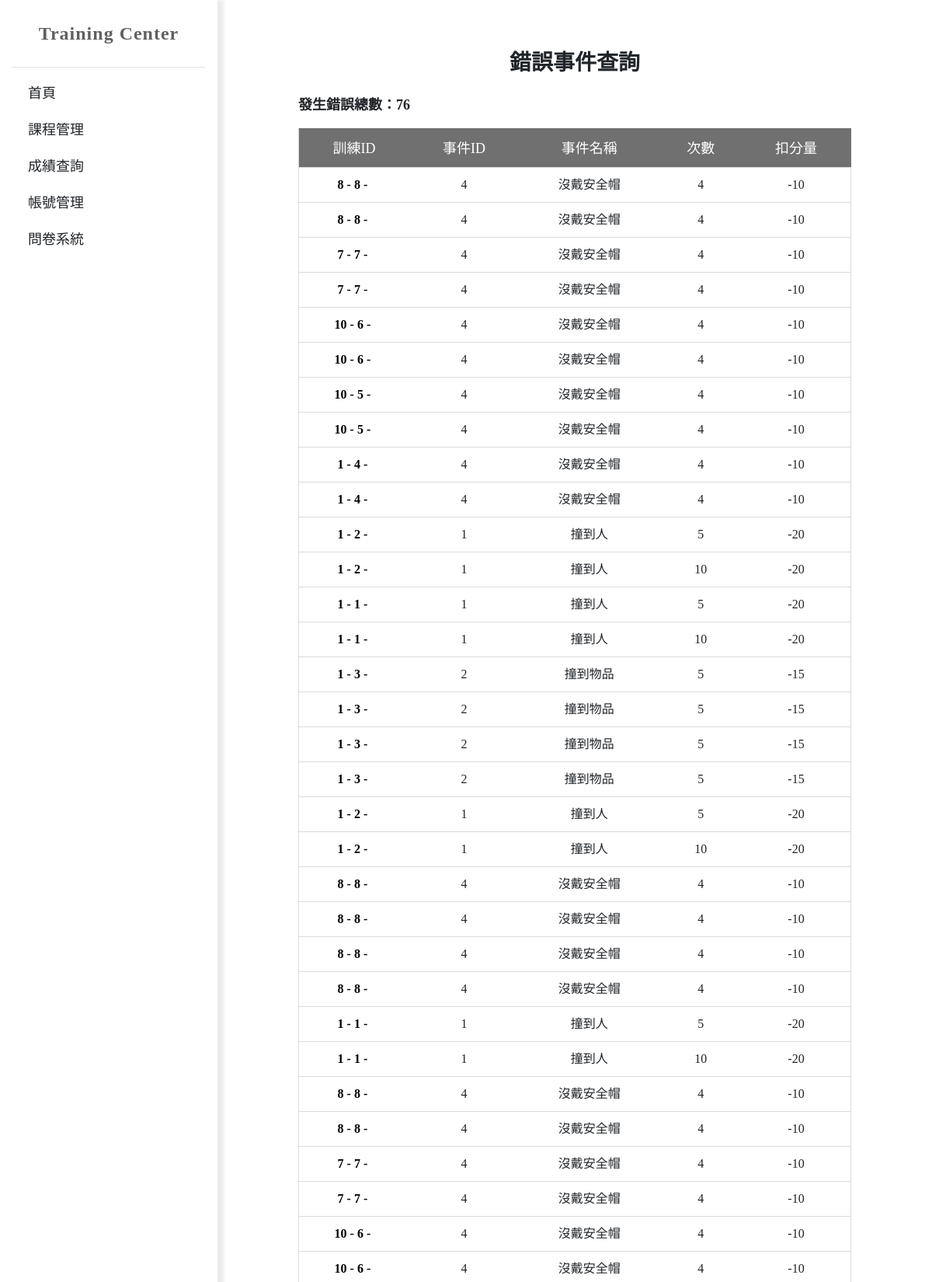
Page /scores/event_result/ (upper part) on the committed database.
### scores/models.py (models this page shows, shortened)
class EventResult(models.Model):
    training_id = models.ForeignKey(TrainingResult, on_delete=models.CASCADE, null=True)
    user_id = models.IntegerField( null=True)
    course_id = models.IntegerField( null=True)
    unit_id = models.IntegerField( null=True)
    start_date = models.DateTimeField( null=True)
    event_id = models.IntegerField( null=True)
    event_name = models.CharField(max_length=64)
    time = models.IntegerField( null=True)
    score = models.IntegerField( null=True)
    comment = models.CharField(max_length=500, null=True)

class TrainingResult(models.Model):
    user_id = models.IntegerField()
    course_id = models.IntegerField()
    course_name = models.CharField(max_length=64)
    unit_id = models.IntegerField()
    unit_name = models.CharField(max_length=64)
    start_date = models.DateTimeField()
    training_time = models.IntegerField()
    events = models.TextField()
    score = models.IntegerField()
    result = models.IntegerField()
    def __str__(self):
        return f"{self.user_id} - {self.pk}"

### scores/views.py (the view)
# urls.py: path('event_result/', views.event_result, name='event_result'),
def event_result(request):
    events =EventResult.objects.all()
    num_events = events.count()
    context ={
        'events':events,
        'num_events':num_events,
    }
    return render(request, 'scores/event_result.html', context)

### templates/scores/event_result.html (shortened to what this page needs)
{% extends "base_generic.html" %}
{% block content %}
</head>
<body>
    <main id="main">
        <nav id="header" class="flex-shrink-0 p-3" style="width: 280px; height: 100%;">
            <div style="display: flex; align-items: center; justify-content: center;">
                <a href="/home/" class="logo">Training Center</a>
            </div>
            <hr style="color: #909090;">
            <ul class="list-unstyled">
                <li>
                    <a class="nav-link scrollto" href="/home/">首頁</a>
                </li>
                <li>
                    <a class="nav-link scrollto" href="../course-list/">課程管理</a>
                </li>
                <li>
                    <a class="nav-link scrollto" href="../score_find/">成績查詢</a>
                </li>
                <li>
                    <a class="nav-link scrollto" href="/admin/auth/user/">帳號管理</a>
                </li>
                <li>
                    <a class="nav-link scrollto" href="/question/question_list/">問卷系統</a>
                </li>
            </ul>
        </nav>
        <section id="home" class="text-center" style="display: flex; justify-content: center; align-items: center; width: 100hv; height: 100hv; margin-left: 280px;">
            <div class="container align-items-center" style="flex-direction: column; max-width: 80%; margin-top: 40px; margin-bottom: 40px;" data-aos="fade-up" data-aos-duration="1000" data-aos-offset="300" data-aos-easing="ease-in-sine" data-aos-delay="400">
                <div id="1" class="tabcontent justify-content-center text-center">
                    <div class="box-info full ng-hide" ng-show="orderItems.length &amp;&amp; !state.loadingItems">
                        <h3 class="mt-4 mb-2 fw-bold">錯誤事件查詢</h3>
                        <div class="row pt-3">
                            <div class="col-md-6">
                                <p class="fw-semibold text-start" style="font-size: 18px;">發生錯誤總數：{{ num_events }}</p>
                            </div>
                        </div>
                        <div class="table-responsive">
                            <table data-sortable="" class="table table-hover">
                                <thead>
                                    <tr>
                                    <th>訓練ID</th>
                                    <th>事件ID</th>
                                    <th>事件名稱</th>
                                    <th>次數</th>
                                    <th>扣分量</th>
                                    </tr>
                                </thead>
                                {% if events %}
                                <tbody>
                                    {% for event in events %}
                                    <tr>
                                        <td><a href="{% url 'scores:admin_score_find' %}?coursenumber={{ course.coursenumber }}">{{ event.training_id }}&nbsp;-&nbsp;{{ course.coursename }}</a></td>
                                        <td>{{ event.event_id }}</td>
                                        <td>{{ event.event_name }}</td>
                                        <td>{{ event.time }}</td>
                                        <td>{{ event.score }}</td>
                                    </tr>
                                    {% endfor %}
                                </tbody>
                                {% else %}
                                <tbody>
                                    <tr>
                                        <td colspan="6">列表尚無任何資料</td>
                                    </tr>
                                </tbody>
                                {% endif %}
                            </table>
                        </div>
                    </div>
                </div>
            </div>
        </section>
                {% load static %}
    </main>
{% endblock %}

### static/assets/css/style.css (style rules this page uses)
body { font-family: "Suranna", serif; font-family: 'Noto Serif TC', serif; }
a { text-decoration: none; }
h1, h2, h3, h4, h5, h6 { font-family: 'Playfair', serif; font-family: 'Noto Serif TC', serif; }
#header { background: rgba(255, 255, 255, 0.95); transition: all 0.5s; box-shadow: 4px 4px 4px 4px #ececec; }
#header .logo { font-size: 24px; margin: 15px; padding: 0; line-height: 1; font-weight: 700; letter-spacing: 1px; color: #606060; }
#header .nav-link { margin: 20px 20px 20px 20px; font-size: 18px; }
#home { background-size: cover; position: relative; }
#home:before { content: ""; background: #ffffff; position: absolute; bottom: 0; top: 0; left: 0; right: 0; }
section { overflow: hidden; display: flex; align-content: center; }

### templates/scores/event_result.html (style rules this page uses)
nav ul li a { text-decoration: none; position: relative; color: #999999; font-weight: 600; }
nav ul li a::after { content: ""; position: absolute; bottom: -5px; left: 0; width: 0; height: 0.125em; background-color: #cd0000; transition: width 0.5s; }
table { border-collapse: collapse; }
.table tr { border: 1px solid #70707040; }
.table tr a { color: #000000; font-weight: 800; }
.table thead th { height: 50px; background-color: #707070; color: #fff; font-size: 18px; font-weight: 400; padding: 10px; }
.table tbody td { text-align: center; vertical-align: middle; height: 45px; font-size: 16px; font-weight: 200; }

### rows in the picture
EventResult: training_id "8 - 8", event_id "4", event_name "沒戴安全帽", time "4", score "-10"
EventResult: training_id "8 - 8", event_id "4", event_name "沒戴安全帽", time "4", score "-10"
EventResult: training_id "7 - 7", event_id "4", event_name "沒戴安全帽", time "4", score "-10"
EventResult: training_id "7 - 7", event_id "4", event_name "沒戴安全帽", time "4", score "-10"
EventResult: training_id "10 - 6", event_id "4", event_name "沒戴安全帽", time "4", score "-10"
EventResult: training_id "10 - 6", event_id "4", event_name "沒戴安全帽", time "4", score "-10"
EventResult: training_id "10 - 5", event_id "4", event_name "沒戴安全帽", time "4", score "-10"
EventResult: training_id "10 - 5", event_id "4", event_name "沒戴安全帽", time "4", score "-10"
EventResult: training_id "1 - 4", event_id "4", event_name "沒戴安全帽", time "4", score "-10"
EventResult: training_id "1 - 4", event_id "4", event_name "沒戴安全帽", time "4", score "-10"
EventResult: training_id "1 - 2", event_id "1", event_name "撞到人", time "5", score "-20"
EventResult: training_id "1 - 2", event_id "1", event_name "撞到人", time "10", score "-20"
EventResult: training_id "1 - 1", event_id "1", event_name "撞到人", time "5", score "-20"
EventResult: training_id "1 - 1", event_id "1", event_name "撞到人", time "10", score "-20"
EventResult: training_id "1 - 3", event_id "2", event_name "撞到物品", time "5", score "-15"
EventResult: training_id "1 - 3", event_id "2", event_name "撞到物品", time "5", score "-15"
EventResult: training_id "1 - 3", event_id "2", event_name "撞到物品", time "5", score "-15"
EventResult: training_id "1 - 3", event_id "2", event_name "撞到物品", time "5", score "-15"
EventResult: training_id "1 - 2", event_id "1", event_name "撞到人", time "5", score "-20"
EventResult: training_id "1 - 2", event_id "1", event_name "撞到人", time "10", score "-20"
EventResult: training_id "8 - 8", event_id "4", event_name "沒戴安全帽", time "4", score "-10"
EventResult: training_id "8 - 8", event_id "4", event_name "沒戴安全帽", time "4", score "-10"
EventResult: training_id "8 - 8", event_id "4", event_name "沒戴安全帽", time "4", score "-10"
EventResult: training_id "8 - 8", event_id "4", event_name "沒戴安全帽", time "4", score "-10"
EventResult: training_id "1 - 1", event_id "1", event_name "撞到人", time "5", score "-20"
EventResult: training_id "1 - 1", event_id "1", event_name "撞到人", time "10", score "-20"
EventResult: training_id "8 - 8", event_id "4", event_name "沒戴安全帽", time "4", score "-10"
EventResult: training_id "8 - 8", event_id "4", event_name "沒戴安全帽", time "4", score "-10"
EventResult: training_id "7 - 7", event_id "4", event_name "沒戴安全帽", time "4", score "-10"
EventResult: training_id "7 - 7", event_id "4", event_name "沒戴安全帽", time "4", score "-10"
EventResult: training_id "10 - 6", event_id "4", event_name "沒戴安全帽", time "4", score "-10"
EventResult: training_id "10 - 6", event_id "4", event_name "沒戴安全帽", time "4", score "-10"

### other values in the picture
{{ num_events }} "76"
